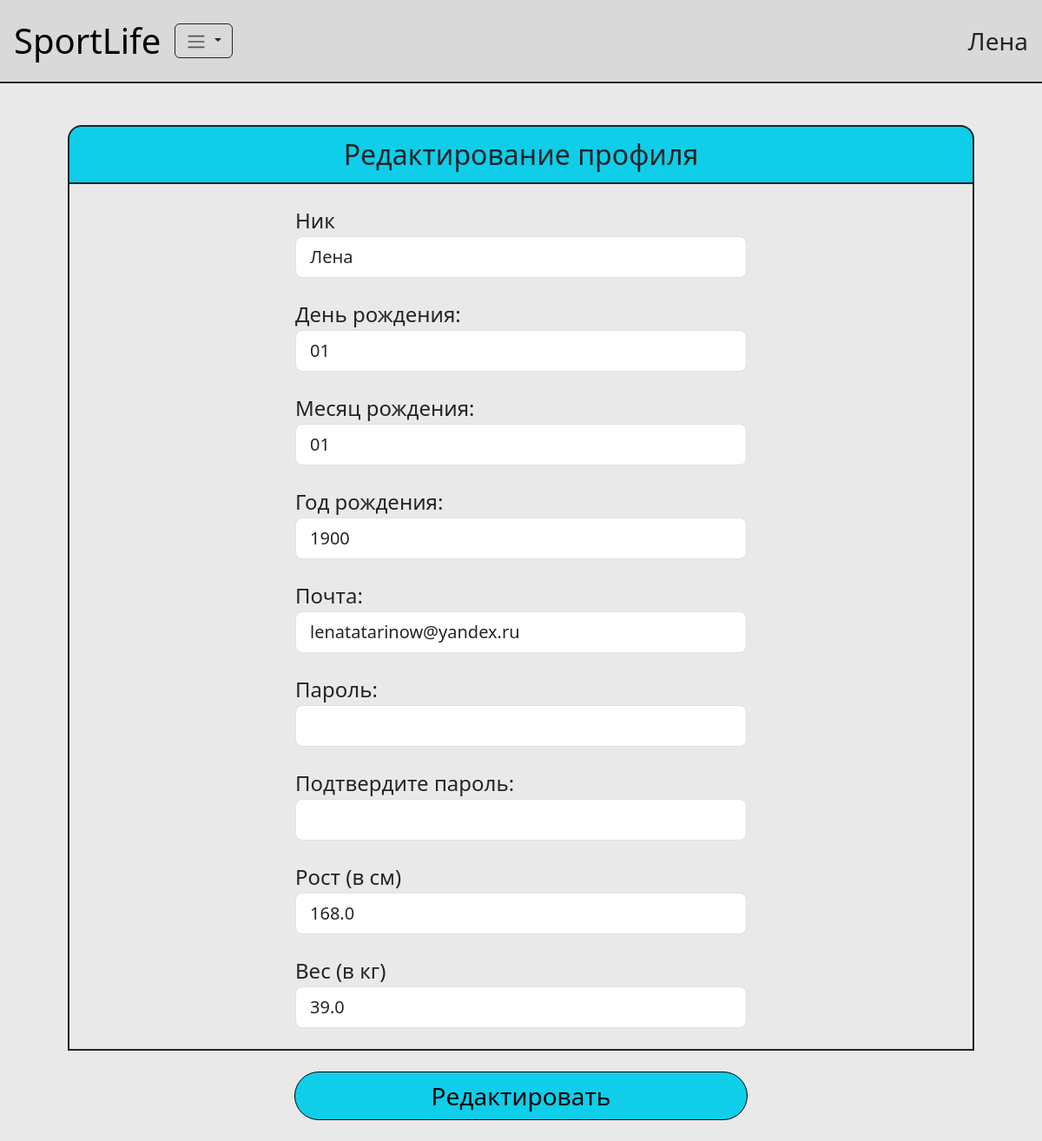
The page /profile_edit/ (signed in) on the database as committed earlier.
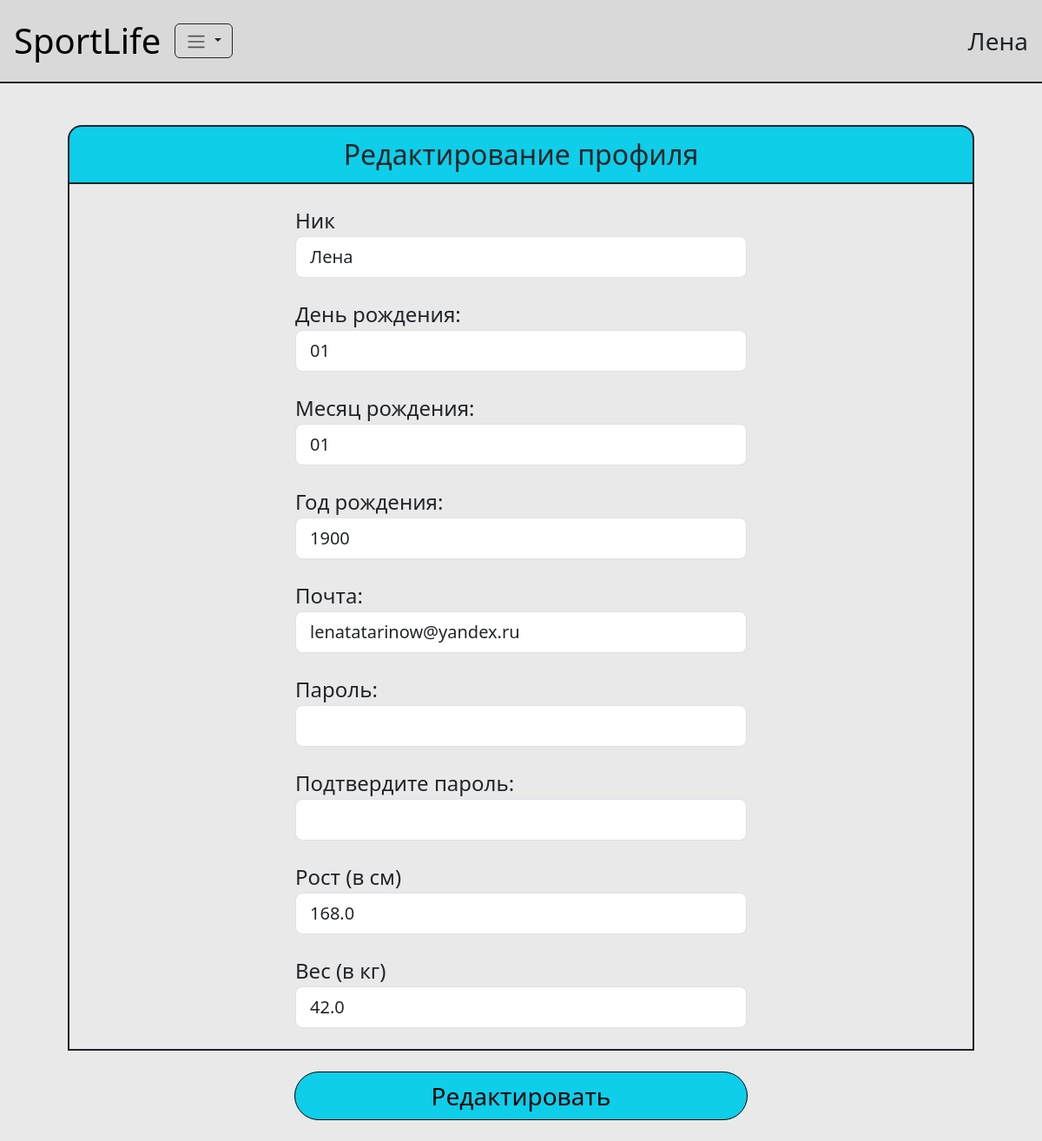
The same page on the database as committed later.
### drills/models.py (models this page shows)
class User(AbstractUser):
    birth_date = models.DateField(null=True)
    weight = models.FloatField(null=True)
    height = models.FloatField(null=True)

### drills/views.py (the view, shortened to what this page needs)
# urls.py: path("profile_edit/", views.profile_edit, name="complexes"),
def profile_edit(request: HttpRequest):
    user = request.user
    if not user.is_authenticated:
        return redirect("/")
    user_complex = db.get_active_user_complex(user)
    bd = str(user.birth_date).split('-')
    print(bd)
    context = {
        'bd_y': bd[0],
        'bd_m': bd[1],
        'bd_d': bd[2],
        'user_last_complex': user_complex
    }
    return render(request, "new/profile_edit.html", context=context)

### drills/database.py (called while the page is built)
def get_active_user_complex(user: User) -> DrillComplex | None:
    if user.is_anonymous:
        return None
    last_complex = user.complexes.filter(
        is_active=True
    ).first()
    return last_complex

### templates/new/profile_edit.html (shortened to what the changed rows need)
{% extends "new/base.html" %}
{% load static %}
{% block content %}
    <div class="col align-self-center m-5">
        <form method="post">
            <div class="row justify-content-center align-items-center border border-2 border-dark">
                <div class="col">
                    <div class="row justify-content-center align-items-center pt-4">
                        <div class="col-6">
                            <div class="row ">
                                <input class="form-control form-control-lg" type="text" name="username" value="{{ user.username }}">
                            </div>
                        </div>
                    </div>
                    <div class="row justify-content-center align-items-center pt-4">
                        <div class="col-6">
                            <div class="row ">
                                <input class="form-control form-control-lg" type="text" name="email" value="{{ user.email }}">
                            </div>
                        </div>
                    </div>
                    <div class="row justify-content-center align-items-center pt-4">
                        <div class="col-6">
                            <div class="row ">
                                <input class="form-control form-control-lg" type="text" name="height" value="{{ user.height }}">
                            </div>
                        </div>
                    </div>
                    <div class="row justify-content-center align-items-center pt-4 pb-4">
                        <div class="col-6">
                            <div class="row ">
                                <input class="form-control form-control-lg" type="text" name="weight" value="{{ user.weight }}">
                            </div>
                        </div>
                    </div>
                </div>
            </div>
        </form>
    </div>
{% endblock %}

### templates/new/navbar.html (shortened to what this page needs)
  <nav class="navbar navbar-expand-lg border-bottom border-2 border-dark" style="background-color: #D9D9D9;">
    <div class="container-fluid m-1 ">
      <a class="navbar-brand fs-1" href="/">SportLife</a>
      <div class="collapse navbar-collapse" id="navbarNavDropdown">
        <ul class="navbar-nav">
        {% if user.is_authenticated  %}
          <li class="nav-item dropdown">
            <button class="btn dropdown-toggle border border-dark" type="button" data-bs-toggle="dropdown" aria-expanded="false">
                <span class="navbar-toggler-icon"></span>
            </button>
          </li>
          {% endif %}
        </ul>
      </div>
    </div>
    <div class="col fs-3 pe-3">
      {% if user.is_authenticated  %}
      {{ user.username }}
      {% endif %}
    </div>
  </nav>

Rows that differ between the two databases and show on the page:
changed User "Лена": weight "39.0" → "42.0"
